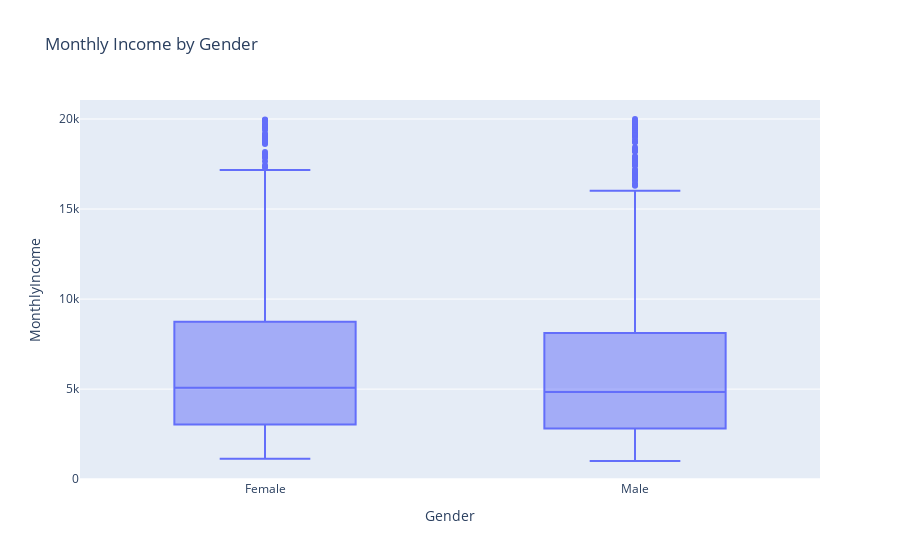

Here is the notebook cell this chart was saved with:
### Code cell
# c) Monthly Income by Gender
fig = px.box(df, x='Gender', y='MonthlyIncome', title='Monthly Income by Gender')
fig.show()

### Figure 1 — Plotly figure (JSON) as saved in the notebook; plotly's stock layout.template omitted (floating-point values rounded to 4 significant figures; data arrays with more than 128 entries replaced by an {"elided": "..."} marker saying what was removed)
{"data": [{"alignmentgroup": "True", "hovertemplate": "Gender=%{x}<br>MonthlyIncome=%{y}<extra></extra>", "legendgroup": "", "marker": {"color": "#636efa"}, "name": "", "notched": false, "offsetgroup": "", "orientation": "v", "showlegend": false, "type": "box", "x": {"elided": "1470 str values"}, "x0": " ", "xaxis": "x", "y": {"elided": "1470 int values"}, "y0": " ", "yaxis": "y"}], "layout": {"boxmode": "group", "legend": {"tracegroupgap": 0}, "title": {"text": "Monthly Income by Gender"}, "xaxis": {"anchor": "y", "domain": [0, 1], "title": {"text": "Gender"}}, "yaxis": {"anchor": "x", "domain": [0, 1], "title": {"text": "MonthlyIncome"}}}}
